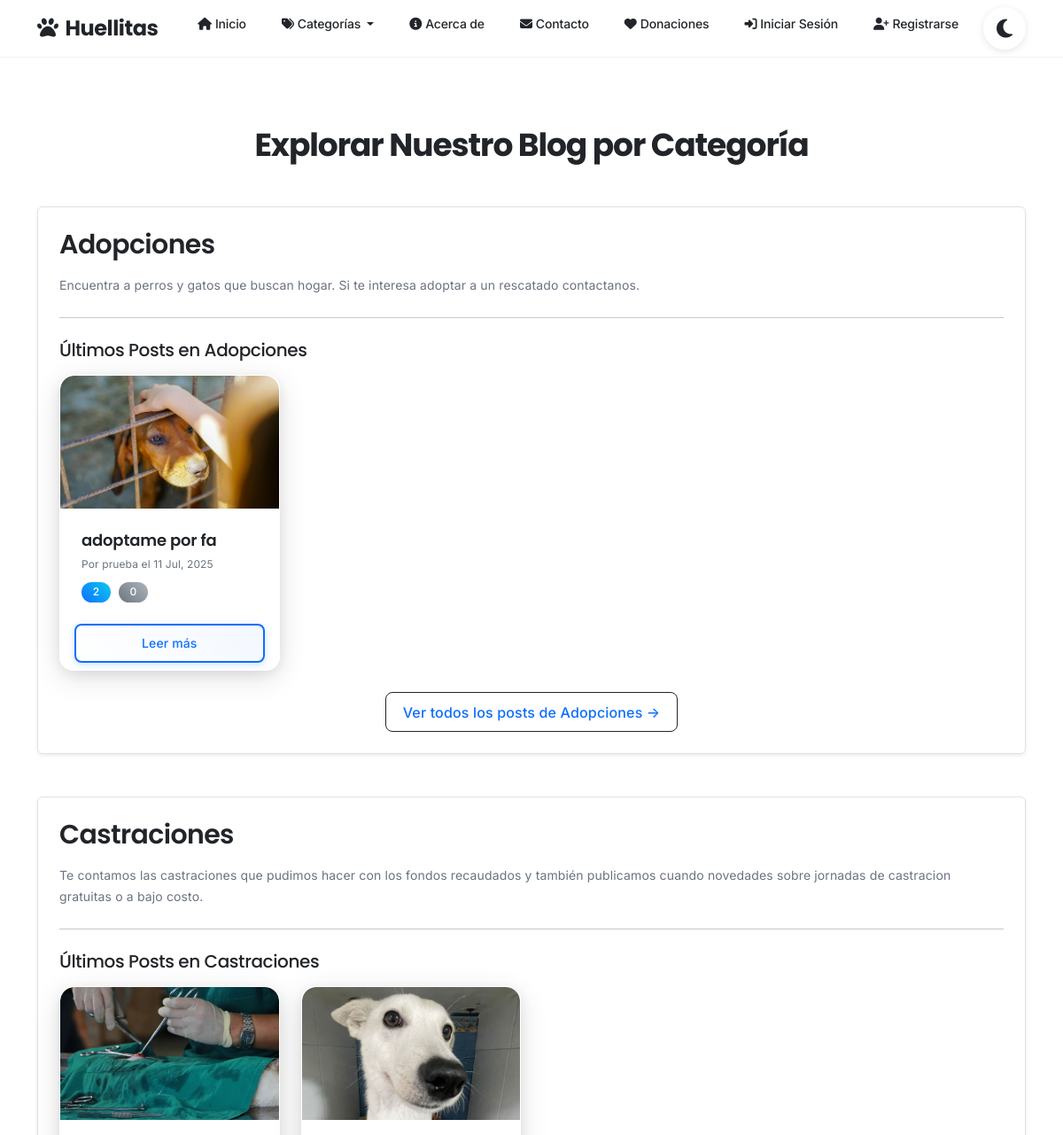
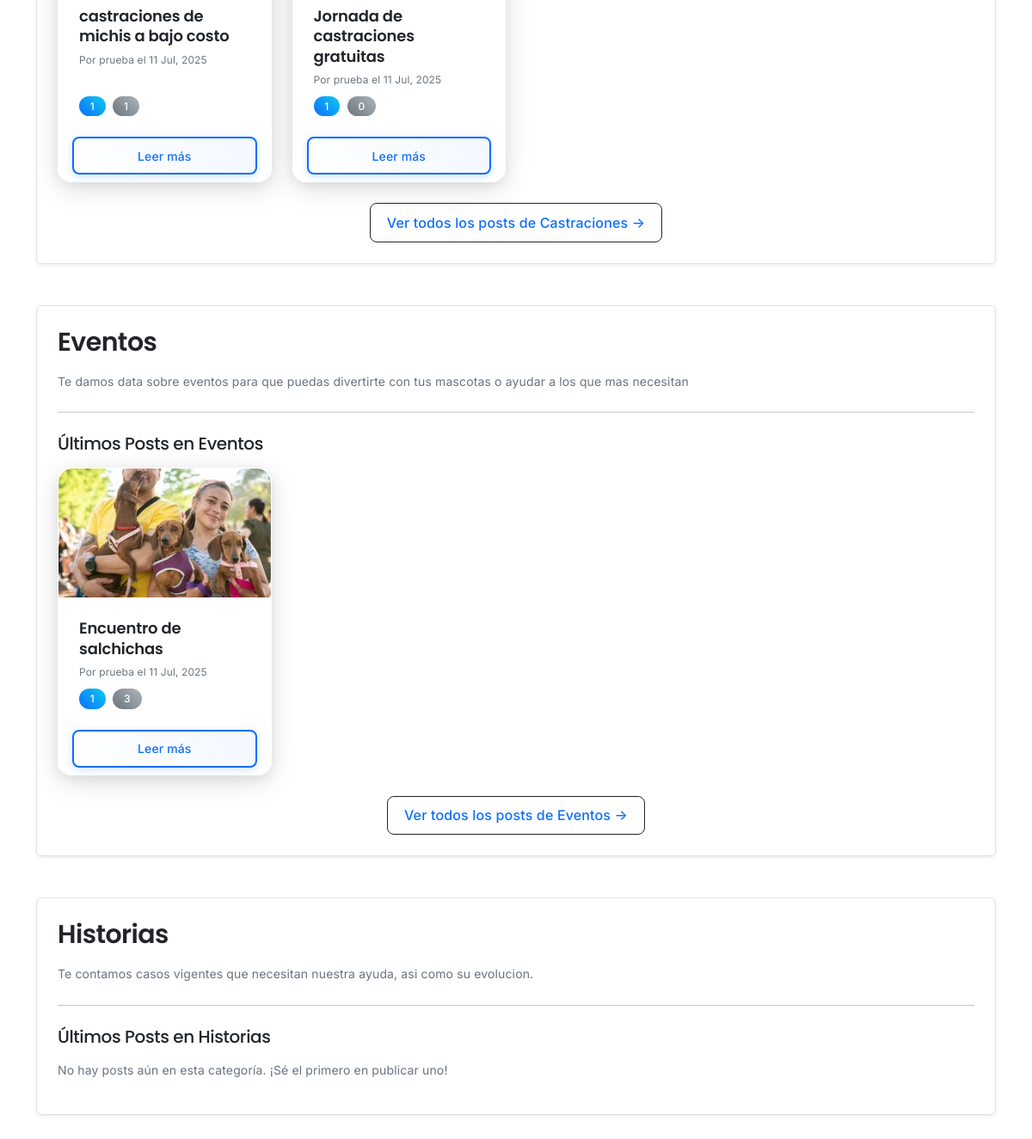
Before: /categorias/ with the older database file (2 pictures, top to bottom).
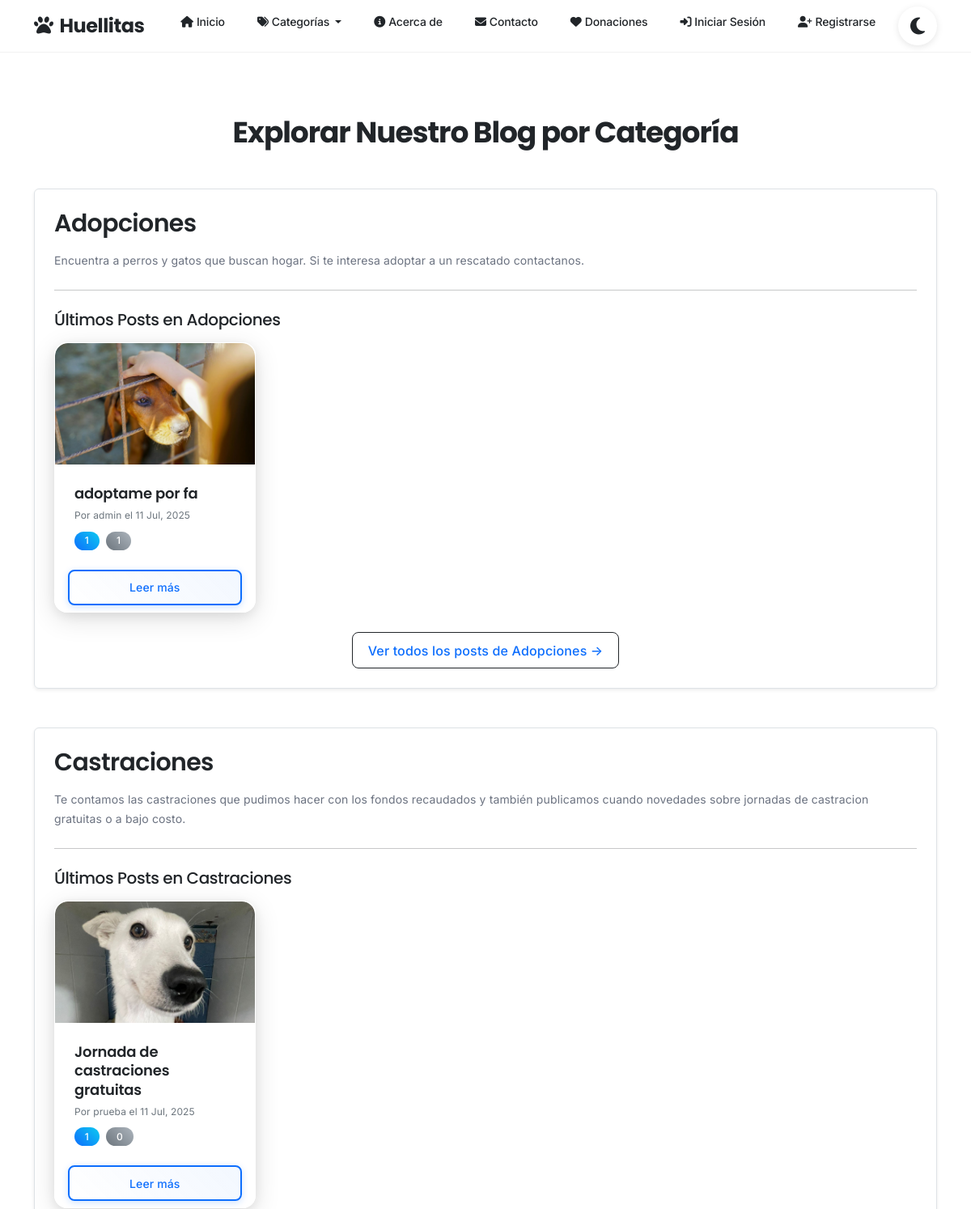
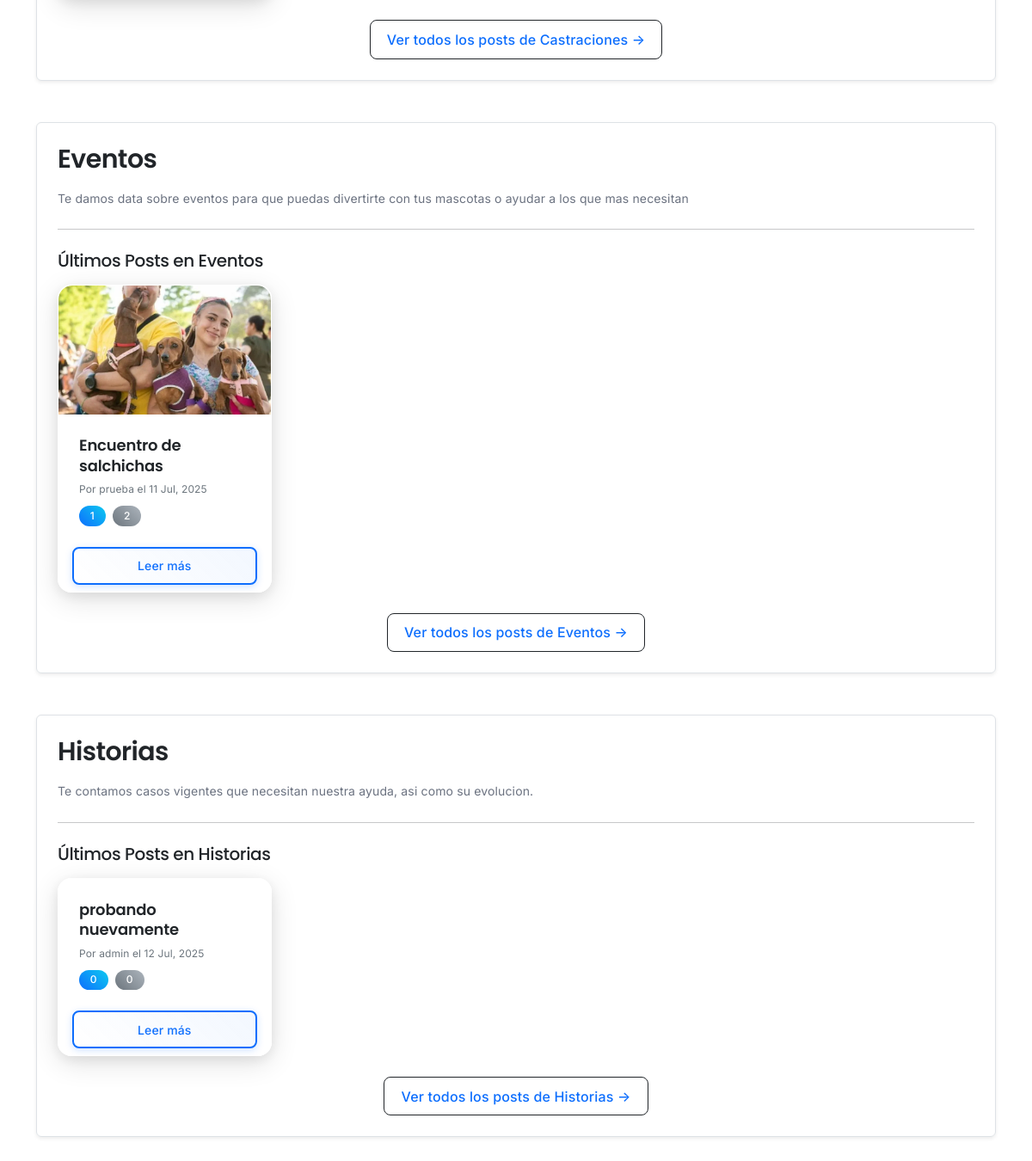
After: the same page with the newer database file (2 pictures, top to bottom).
### blog/models.py (models this page shows, shortened)
class Categoria(models.Model):
    nombre = models.CharField(max_length=100, unique=True) # unique=True asegura que no haya categorías con el mismo nombre
    descripcion = models.TextField(blank=True, null=True, help_text="Descripción breve de la categoría")
    class Meta:
        verbose_name_plural = "Categorías" # Para que se muestre bien en el admin

class Post(models.Model):
    titulo = models.CharField(max_length=200)
    contenido = models.TextField()
    fecha_publicacion = models.DateTimeField(auto_now_add=True) # Se establece automáticamente al crear el post
    autor = models.ForeignKey(User, on_delete=models.CASCADE, related_name='posts') # Un post pertenece a un usuario. Si el usuario se elimina, sus posts también.
    categoria = models.ForeignKey(Categoria, on_delete=models.SET_NULL, null=True, blank=True) # Un post puede tener una categoría. Si la categoría se elimina, el campo se pone a NULL.
    imagen_portada = models.ImageField(upload_to='post_images/', null=True, blank=True) # Opcional: permite subir imágenes
    class Meta:
        ordering = ['-fecha_publicacion'] # Por defecto, los posts se ordenarán del más nuevo al más viejo
    @property
    def total_likes(self):
        return self.likes.count() # 'likes' es el related_name del ForeignKey en el modelo Like

### blog/views.py (the view)
# urls.py: path('categorias/', CategoryOverviewView.as_view(), name='category_overview'), # ¡Esta será la nueva página de inicio!
class CategoryOverviewView(View):
    template_name = 'blog/category_overview.html'
    def get(self, request, *args, **kwargs):
        categorias = Categoria.objects.all().order_by('nombre') # Ordenar categorías por nombre
        categories_data = []
        for categoria in categorias:
            posts_for_category = Post.objects.filter(categoria=categoria).order_by('-fecha_publicacion')[:4]
            categories_data.append({
                'category_object': categoria,
                'posts': posts_for_category
            })
        context = {
            'categories_data': categories_data
        }
        return render(request, self.template_name, context)

### blog/context_processors.py (called while the page is built)
def categorias_globales(request):
    return {
        'categorias': Categoria.objects.all()
    }

### blog/templates/blog/category_overview.html (shortened to what this page needs)
{% extends 'blog/base.html' %}
{% block content %}
    <h1 class="mb-5 text-center">Explorar Nuestro Blog por Categoría</h1>
    {% for category_data in categories_data %}
        <div class="category-section mb-5 p-4 rounded shadow-sm border">
            <h2 class="mb-3">
                <a href="{% url 'post_list' %}?categoria={{ category_data.category_object.nombre }}" class="text-decoration-none text-primary">
                    {{ category_data.category_object.nombre }}
                </a>
            </h2>
            {% if category_data.category_object.descripcion %}
                <p class="lead text-muted">{{ category_data.category_object.descripcion }}</p>
            {% else %}
                <p class="lead text-muted">No hay descripción disponible para esta categoría.</p>
            {% endif %}
            <hr class="my-4">
            <h4 class="mb-3">Últimos Posts en {{ category_data.category_object.nombre }}</h4>
            {% if category_data.posts %}
                <div class="row row-cols-1 row-cols-md-2 row-cols-lg-4 g-4">
                    {% for post in category_data.posts %}
                        <div class="col">
                            <div class="card h-100 shadow-sm">
                                {% if post.imagen_portada %}
                                    <img src="{{ post.imagen_portada.url }}" class="card-img-top" alt="{{ post.titulo }}" style="height: 150px; object-fit: cover;">
                                {% endif %}
                                <div class="card-body d-flex flex-column">
                                    <h5 class="card-title"><a href="{% url 'post_detail' post.pk %}" class="text-dark text-decoration-none">{{ post.titulo|truncatechars:50 }}</a></h5>
                                    <p class="card-text text-muted small mb-auto">
                                        Por {{ post.autor.username }} el {{ post.fecha_publicacion|date:"d M, Y" }}
                                    </p>
                                    <div class="mt-2">
                                        <span class="badge bg-primary me-1">
                                             {{ post.total_likes }}
                                        </span>
                                        <span class="badge bg-secondary">
                                             {{ post.comentarios.count }}
                                        </span>
                                    </div>
                                </div>
                                <div class="card-footer bg-white border-top-0 pt-0">
                                    <a href="{% url 'post_detail' post.pk %}" class="btn btn-sm btn-outline-primary w-100">Leer más</a>
                                </div>
                            </div>
                        </div>
                    {% endfor %}
                </div>
                <div class="text-center mt-4">
                    <a href="{% url 'post_list' %}?categoria={{ category_data.category_object.nombre }}" class="btn btn-outline-dark">
                        Ver todos los posts de {{ category_data.category_object.nombre }} &rarr;
                    </a>
                </div>
            {% else %}
                <p class="text-muted">No hay posts aún en esta categoría. ¡Sé el primero en publicar uno!</p>
            {% endif %}
        </div>
    {% empty %}
        <div class="alert alert-info text-center" role="alert">
            No hay categorías disponibles en este momento.
        </div>
    {% endfor %}
{% endblock %}

Changed rows visible on the page:
removed Post: imagen_portada (picture), titulo "castraciones de michis a bajo costo", autor.username "prueba", fecha_publicacion "11 Jul, 2025", total_likes "1", comentarios.count "1", shown under Categoria "Castraciones"
changed Post "adoptame por fa": autor.username "prueba" → "admin"; total_likes "2" → "1"; comentarios.count "0" → "1"
computed for Post "Encuentro de salchichas": comentarios.count "3" → "2"
shown differently, row unchanged: Categoria "Historias": category_object.nombre (not shown) → "Historias"; text "No hay posts aún en esta categoría. ¡Sé el primero en publicar uno!" → "Ver todos los posts de →"
added Post: titulo "probando nuevamente", autor.username "admin", fecha_publicacion "12 Jul, 2025", total_likes "0", comentarios.count "0", shown under Categoria "Historias"
